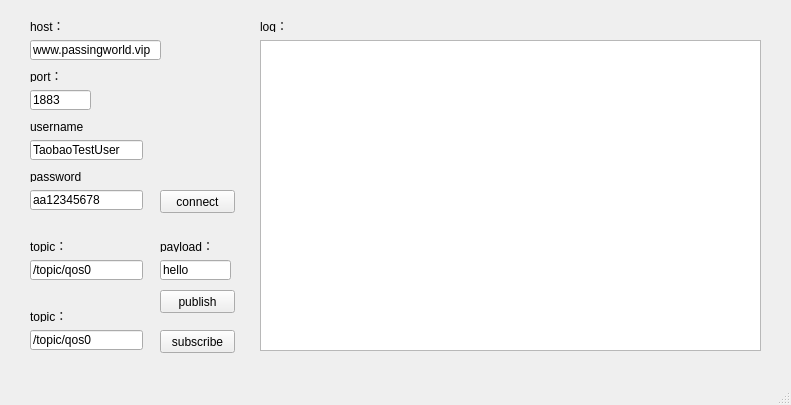
<?xml version="1.0" encoding="UTF-8"?>
<ui version="4.0">
 <class>MainWindow</class>
 <widget class="QMainWindow" name="MainWindow">
  <property name="geometry">
   <rect>
    <x>0</x>
    <y>0</y>
    <width>791</width>
    <height>405</height>
   </rect>
  </property>
  <property name="windowTitle">
   <string>MainWindow</string>
  </property>
  <widget class="QWidget" name="centralwidget">
   <widget class="QPushButton" name="pushButton_connect">
    <property name="geometry">
     <rect>
      <x>160</x>
      <y>190</y>
      <width>75</width>
      <height>23</height>
     </rect>
    </property>
    <property name="text">
     <string>connect</string>
    </property>
   </widget>
   <widget class="QPushButton" name="pushButton_pub">
    <property name="geometry">
     <rect>
      <x>160</x>
      <y>290</y>
      <width>75</width>
      <height>23</height>
     </rect>
    </property>
    <property name="text">
     <string>publish</string>
    </property>
   </widget>
   <widget class="QLineEdit" name="lineEditTopic">
    <property name="geometry">
     <rect>
      <x>30</x>
      <y>260</y>
      <width>113</width>
      <height>20</height>
     </rect>
    </property>
    <property name="text">
     <string>/topic/qos0</string>
    </property>
   </widget>
   <widget class="QLineEdit" name="lineEditMessage">
    <property name="geometry">
     <rect>
      <x>160</x>
      <y>260</y>
      <width>71</width>
      <height>20</height>
     </rect>
    </property>
    <property name="text">
     <string>hello</string>
    </property>
   </widget>
   <widget class="QLineEdit" name="lineEditSub">
    <property name="geometry">
     <rect>
      <x>30</x>
      <y>330</y>
      <width>113</width>
      <height>20</height>
     </rect>
    </property>
    <property name="text">
     <string>/topic/qos0</string>
    </property>
   </widget>
   <widget class="QPushButton" name="pushButtonSub">
    <property name="geometry">
     <rect>
      <x>160</x>
      <y>330</y>
      <width>75</width>
      <height>23</height>
     </rect>
    </property>
    <property name="text">
     <string>subscribe</string>
    </property>
   </widget>
   <widget class="QLabel" name="label">
    <property name="geometry">
     <rect>
      <x>30</x>
      <y>310</y>
      <width>54</width>
      <height>12</height>
     </rect>
    </property>
    <property name="text">
     <string>topic：</string>
    </property>
   </widget>
   <widget class="QLabel" name="label_2">
    <property name="geometry">
     <rect>
      <x>30</x>
      <y>240</y>
      <width>54</width>
      <height>12</height>
     </rect>
    </property>
    <property name="text">
     <string>topic：</string>
    </property>
   </widget>
   <widget class="QLineEdit" name="lineEditHost">
    <property name="geometry">
     <rect>
      <x>30</x>
      <y>40</y>
      <width>131</width>
      <height>20</height>
     </rect>
    </property>
    <property name="text">
     <string>www.passingworld.vip</string>
    </property>
   </widget>
   <widget class="QLineEdit" name="lineEditPort">
    <property name="geometry">
     <rect>
      <x>30</x>
      <y>90</y>
      <width>61</width>
      <height>20</height>
     </rect>
    </property>
    <property name="text">
     <string>1883</string>
    </property>
   </widget>
   <widget class="QLineEdit" name="lineEditUserName">
    <property name="geometry">
     <rect>
      <x>30</x>
      <y>140</y>
      <width>113</width>
      <height>20</height>
     </rect>
    </property>
    <property name="text">
     <string>TaobaoTestUser</string>
    </property>
   </widget>
   <widget class="QLineEdit" name="lineEditPassword">
    <property name="geometry">
     <rect>
      <x>30</x>
      <y>190</y>
      <width>113</width>
      <height>20</height>
     </rect>
    </property>
    <property name="text">
     <string>aa12345678</string>
    </property>
   </widget>
   <widget class="QLabel" name="label_3">
    <property name="geometry">
     <rect>
      <x>160</x>
      <y>240</y>
      <width>54</width>
      <height>12</height>
     </rect>
    </property>
    <property name="text">
     <string>payload：</string>
    </property>
   </widget>
   <widget class="QLabel" name="label_4">
    <property name="geometry">
     <rect>
      <x>30</x>
      <y>20</y>
      <width>54</width>
      <height>12</height>
     </rect>
    </property>
    <property name="text">
     <string>host：</string>
    </property>
   </widget>
   <widget class="QLabel" name="label_5">
    <property name="geometry">
     <rect>
      <x>30</x>
      <y>70</y>
      <width>54</width>
      <height>12</height>
     </rect>
    </property>
    <property name="text">
     <string>port：</string>
    </property>
   </widget>
   <widget class="QLabel" name="label_6">
    <property name="geometry">
     <rect>
      <x>30</x>
      <y>120</y>
      <width>54</width>
      <height>12</height>
     </rect>
    </property>
    <property name="text">
     <string>username：</string>
    </property>
   </widget>
   <widget class="QLabel" name="label_7">
    <property name="geometry">
     <rect>
      <x>30</x>
      <y>170</y>
      <width>54</width>
      <height>12</height>
     </rect>
    </property>
    <property name="text">
     <string>password：</string>
    </property>
   </widget>
   <widget class="QTextEdit" name="textEditLog">
    <property name="geometry">
     <rect>
      <x>260</x>
      <y>40</y>
      <width>501</width>
      <height>311</height>
     </rect>
    </property>
   </widget>
   <widget class="QLabel" name="label_8">
    <property name="geometry">
     <rect>
      <x>260</x>
      <y>20</y>
      <width>54</width>
      <height>12</height>
     </rect>
    </property>
    <property name="text">
     <string>log：</string>
    </property>
   </widget>
  </widget>
  <widget class="QMenuBar" name="menubar">
   <property name="geometry">
    <rect>
     <x>0</x>
     <y>0</y>
     <width>791</width>
     <height>23</height>
    </rect>
   </property>
  </widget>
  <widget class="QStatusBar" name="statusbar"/>
 </widget>
 <resources/>
 <connections/>
</ui>
